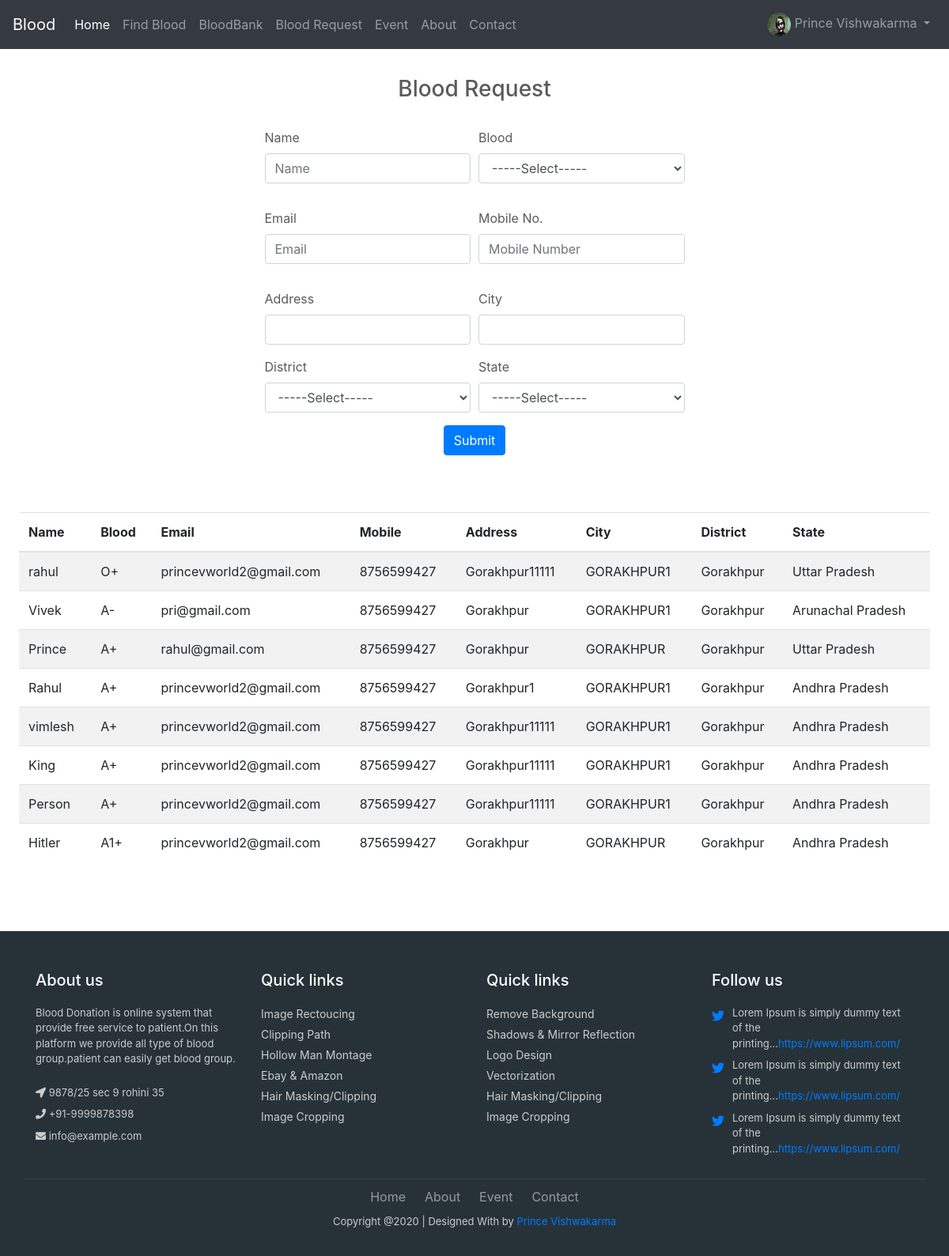
The page /request/ (signed in) on the database its author committed.
### accounts/models.py (models this page shows, shortened)
class ProfileModel(models.Model):
	user = models.ForeignKey(User, on_delete=models.CASCADE)
	bloodgroup = models.CharField(max_length=100, blank=True)
	mobile = models.CharField(max_length=10, blank=True)
	other_mobile = models.CharField(max_length=10, blank=True)
	address = models.CharField(max_length=200, blank=True)
	city = models.CharField(max_length=100, blank=True)
	state = models.CharField(max_length=100, blank=True)
	zipcode = models.CharField(max_length=6, blank=True)
	avilable = models.CharField(max_length=100, blank=True)
	district = models.CharField(max_length=100, blank=True)
	birthdate = models.CharField(max_length=11, blank=True)
	pic=models.ImageField(upload_to='image/profile/', default='image/picd/default.jpg')
	class Meta:
		verbose_name = 'profile'
		verbose_name_plural = 'profiles'

### contact/models.py (models this page shows)
class bloodrequest(models.Model):
    name = models.CharField(max_length=100, blank=True)
    email = models.CharField(max_length=100, blank=True)
    bloodgroup = models.CharField(max_length=100, blank=True)
    mobile = models.CharField(max_length=100, blank=True)
    state = models.CharField(max_length=100, blank=True)
    district = models.CharField(max_length=100, blank=True)
    city = models.CharField(max_length=100, blank=True)
    address =models.CharField(max_length=300, blank=True)

### contact/views.py (the view, shortened to what this page needs)
# urls.py: path('request/', views.bloodrequest1 ,name="bloodrequest"),
def bloodrequest1(request):
    user = request.user
    bloodrequest2 = bloodrequest.objects.all().order_by('-id')
    if user.is_authenticated:
        profile = ProfileModel.objects.get(user=request.user)
        return render(request, 'bloodrequest.html', {'pf': profile,'queryset':bloodrequest2})

### templates/bloodrequest.html (shortened to what this page needs)
    {% extends 'base.html' %}
    {%load static%}
    {% block content %}
    <div  class="container p-4 mt-5">
      <div class="row">
      <div class="col-md-6 offset-md-3">
      <h3 class="text-center">Blood Request </h3>
      <form method="POST" action="{% url 'bloodrequest' %}">
        <br>
        <div class="form-row">
          <div class="form-group col">
        <div class="form-group">
        <label for="inputAddress">Name</label>
        <input type="text" class="form-control" id="inputAddress" placeholder="Name" name="name" required>
      </div>
          </div>
                <div class="form-group col">
            <label for="category">Blood</label>
            <select id="inputState" class="form-control" name="blood" required>
              <option value="" disabled selected>-----Select-----</option>
            </select>
          </div>
        </div>
           <div class="form-row">
          <div class="form-group col">
          <div class="form-group">
          <label for="inputEmail4">Email</label>
          <input type="email" class="form-control" id="inputEmail4" placeholder="Email" name="email" required>
        </div>
          </div>
               <div class="form-group col ">
      <div class="form-group">
        <label for="inputAddress">Mobile No.</label>
        <input type="number" class="form-control" size="10" id="inputAddress"  maxlength="10" placeholder="Mobile Number" name="mobile" required>
      </div>
      </div>
           </div>
          <div class="form-row">
          <div class="form-group col">
            <label for="inputCity">Address</label>
            <input type="text" class="form-control" id="inputCity" name="address" >
          </div>
               <div class="form-group col">
            <label for="inputCity">City</label>
            <input type="text" class="form-control" id="inputCity" name="city" >
          </div>
          </div>
        <div class="form-row">
               <div class="form-group col">
            <label for="inputCity">District</label>
          <select id="inputdistrict" class="form-control" name="district" id="child_selection">
            <option value=""  selected>-----Select-----</option>
            <option value="Gorakhpur">Gorakhpur</option></select>
          </div>
          <div class="form-group col">
            <label for="category">State</label>
            <select id="inputState" class="form-control" name="state" id="parent_selection" required>
              <option value=""  selected>-----Select-----</option>
            </select>
          </div>
        </div>
        <div class="text-center">
        <button type="submit" class="btn btn-primary mb-4 ">Submit</button>
      </div>
      </form>
    </div>
      </div>
    </div>
      <div class="table-responsive mb-5 p-4">
            <table class="table table-striped">
              <thead>
                <tr>
                    <th scope="col">Name</th>
                    <th scope="col">Blood</th>
                    <th scope="col">Email</th>
                    <th scope="col">Mobile</th>
                    <th scope="col">Address</th>
                    <th scope="col">City</th>
                    <th scope="col">District</th>
                    <th scope="col">State</th>
                </tr>
              </thead>
              <tbody>
            {% for blooddoner in queryset %}
                    <tr>
                        <td>{{ blooddoner.name }} </td>
                        <td>{{ blooddoner.bloodgroup }}</td>
                        <td>{{ blooddoner.email }}</td>
                        <td>{{ blooddoner.mobile }}</td>
                        <td>{{ blooddoner.address }}</td>
                        <td>{{ blooddoner.city }}</td>
                        <td>{{ blooddoner.district }}</td>
                        <td>{{ blooddoner.state }} </td>
                    </tr>
            {% endfor %}
              </tbody>
            </table>
        </div>
    {%endblock%}

### templates/base.html (shortened to what this page needs)
{% load static %}
<!doctype html>
<html lang="en">
  <head>
    <link href="{% static "home/css/bootstrap.min.css" %}" rel="stylesheet" >
    <link href="{% static "home/footer.css" %}" rel="stylesheet" >
    <link rel="stylesheet" href="https://use.fontawesome.com/releases/v5.2.0/css/all.css">
    <link href="{%  static "home/css/carousel.css"%}" rel="stylesheet">
  </head>
  <body>
    <header>
<nav class="mb-1 navbar navbar-expand-lg navbar-dark fixed-top bg-dark">
  <a class="navbar-brand" href="#">Blood</a>
  <div class="collapse navbar-collapse" id="navbarSupportedContent-555">
    <ul class="navbar-nav mr-auto">
      <li class="nav-item active">
        <a class="nav-link" href="{% url  'home' %}">Home
        </a>
      </li>
      <li class="nav-item">
        <a class="nav-link" href="{% url 'blood' %}">Find Blood</a>
      </li>
      <li class="nav-item">
        <a class="nav-link" href="{% url 'bloodbank1' %}">BloodBank</a>
      </li>
        <li class="nav-item">
        <a class="nav-link" href="{% url 'bloodrequest' %}">Blood Request</a>
      </li>
      <li class="nav-item">
        <a class="nav-link" href="{% url 'event' %}">Event</a>
      </li>
      <li class="nav-item">
          <a class="nav-link" href="{% url 'about' %}">About</a>
        </li>
      <li class="nav-item">
        <a class="nav-link" href="{% url 'contactuser' %}">Contact</a>
      </li>
    </ul>
    <ul class="navbar-nav ml-auto nav-flex-icons">
        {% if user.is_authenticated %}
      <li class="nav-item avatar dropdown">
        <a class="nav-link dropdown-toggle" id="navbarDropdownMenuLink-55" data-toggle="dropdown"
          aria-haspopup="true" aria-expanded="false">
          <img src="{{pf.pic.url}}" class="rounded-circle z-depth-0" width="30px" height="30px"
            alt="Profile image">
           {{pf.user.first_name}} {{pf.user.last_name}}
        </a>
      </li>
          {% endif %}
    </ul>
  </div>
</nav>
<br>
</header>
{% block content %}
{% endblock %}
<footer class="footer">
    <div class="container bottom_border">
    <div class="row">
    <div class=" col-sm-4 col-md col-sm-4  col-12 col">
    <h5 class="headin5_amrc col_white_amrc pt2">About us</h5>
    <p class="mb10">Blood Donation is online system that provide free service to patient.On this platform we provide all type of blood group.patient can easily get blood group.</p>
    <p><i class="fa fa-location-arrow"></i> 9878/25 sec 9 rohini 35 </p>
    <p><i class="fa fa-phone"></i>  +91-9999878398  </p>
    <p><i class="fa fa fa-envelope"></i> info@example.com  </p>
    </div>
    <div class=" col-sm-4 col-md  col-6 col">
    <h5 class="headin5_amrc col_white_amrc pt2">Quick links</h5>
    <ul class="footer_ul_amrc">
    <li><a href="#">Image Rectoucing</a></li>
    <li><a href="#">Clipping Path</a></li>
    <li><a href="#">Hollow Man Montage</a></li>
    <li><a href="#">Ebay & Amazon</a></li>
    <li><a href="#">Hair Masking/Clipping</a></li>
    <li><a href="#">Image Cropping</a></li>
    </ul>
    </div>
    <div class=" col-sm-4 col-md  col-6 col">
    <h5 class="headin5_amrc col_white_amrc pt2">Quick links</h5>
    <ul class="footer_ul_amrc">
    <li><a href="#">Remove Background</a></li>
    <li><a href="#">Shadows & Mirror Reflection</a></li>
    <li><a href="#">Logo Design</a></li>
    <li><a href="#">Vectorization</a></li>
    <li><a href="#">Hair Masking/Clipping</a></li>
    <li><a href="#">Image Cropping</a></li>
    </ul>
    </div>
    <div class=" col-sm-4 col-md  col-12 col">
    <h5 class="headin5_amrc col_white_amrc pt2">Follow us</h5>
    <ul class="footer_ul2_amrc">
    <li><a href="#"><i class="fab fa-twitter fleft padding-right"></i> </a><p>Lorem Ipsum is simply dummy text of the printing...<a href="#">https://www.lipsum.com/</a></p></li>
    <li><a href="#"><i class="fab fa-twitter fleft padding-right"></i> </a><p>Lorem Ipsum is simply dummy text of the printing...<a href="#">https://www.lipsum.com/</a></p></li>
    <li><a href="#"><i class="fab fa-twitter fleft padding-right"></i> </a><p>Lorem Ipsum is simply dummy text of the printing...<a href="#">https://www.lipsum.com/</a></p></li>
    </ul>
    </div>
    </div>
    </div>
    <div class="container">
    <ul class="foote_bottom_ul_amrc">
    <li><a href="{% url 'home' %}">Home</a></li>
    <li><a href="{% url 'about' %}">About</a></li>
    <li><a href="{% url 'event' %}">Event</a></li>
    <li><a href="{% url 'contactuser' %}">Contact</a></li>
    </ul>
    <p class="text-center">Copyright @{% now 'Y' %} | Designed With by <a href="#">Prince Vishwakarma</a></p>
    </div>
    </footer>
</body>
  </body>
</html>

### blood/static/home/footer.css (style rules this page uses)
.col_white_amrc { color:#FFF; }
footer { width:100%; background-color:#263238; min-height:250px; padding:10px 0px 25px 0px ; }
.pt2 { padding-top:40px ; margin-bottom:20px ; }
footer p { font-size:13px; color:#CCC; padding-bottom:0px; margin-bottom:8px; }
.mb10 { padding-bottom:15px ; }
.footer_ul_amrc { margin:0px ; list-style-type:none ; font-size:14px; padding:0px 0px 10px 0px ; }
.footer_ul_amrc li { padding:0px 0px 5px 0px; }
.footer_ul_amrc li a { color:#CCC; }
.fleft { float:left; }
.padding-right { padding-right:10px; }
.footer_ul2_amrc { margin:0px; list-style-type:none; padding:0px; }
.footer_ul2_amrc li p { display:table; }
.footer_ul2_amrc li i { margin-top:5px; }
.bottom_border { border-bottom:1px solid #323f45; padding-bottom:20px; }
.foote_bottom_ul_amrc { list-style-type:none; padding:0px; display:table; margin-top: 10px; margin-right: auto; margin-bottom: 10px; margin-left: auto; }
.foote_bottom_ul_amrc li { display:inline; }
.foote_bottom_ul_amrc li a { color:#999; margin:0 12px; }

### blood/static/home/css/carousel.css (style rules this page uses)
body { color: #5a5a5a; }

### rows shown on the page
ProfileModel: pic (picture), user.first_name "Prince", user.last_name "Vishwakarma"
bloodrequest: name "rahul", bloodgroup "O+", email "princevworld2@gmail.com", mobile "8756599427", address "Gorakhpur11111", city "GORAKHPUR1", district "Gorakhpur", state "Uttar Pradesh"
bloodrequest: name "Vivek", bloodgroup "A-", email "pri@gmail.com", mobile "8756599427", address "Gorakhpur", city "GORAKHPUR1", district "Gorakhpur", state "Arunachal Pradesh"
bloodrequest: name "Prince", bloodgroup "A+", email "rahul@gmail.com", mobile "8756599427", address "Gorakhpur", city "GORAKHPUR", district "Gorakhpur", state "Uttar Pradesh"
bloodrequest: name "Rahul", bloodgroup "A+", email "princevworld2@gmail.com", mobile "8756599427", address "Gorakhpur1", city "GORAKHPUR1", district "Gorakhpur", state "Andhra Pradesh"
bloodrequest: name "vimlesh", bloodgroup "A+", email "princevworld2@gmail.com", mobile "8756599427", address "Gorakhpur11111", city "GORAKHPUR1", district "Gorakhpur", state "Andhra Pradesh"
bloodrequest: name "King", bloodgroup "A+", email "princevworld2@gmail.com", mobile "8756599427", address "Gorakhpur11111", city "GORAKHPUR1", district "Gorakhpur", state "Andhra Pradesh"
bloodrequest: name "Person", bloodgroup "A+", email "princevworld2@gmail.com", mobile "8756599427", address "Gorakhpur11111", city "GORAKHPUR1", district "Gorakhpur", state "Andhra Pradesh"
bloodrequest: name "Hitler", bloodgroup "A1+", email "princevworld2@gmail.com", mobile "8756599427", address "Gorakhpur", city "GORAKHPUR", district "Gorakhpur", state "Andhra Pradesh"
